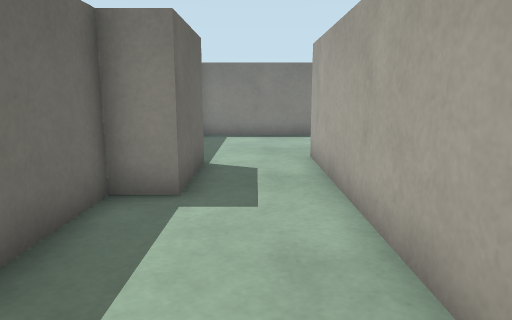
View 1 (above)

17 first-person views from a walk through a world built for the Gazebo simulator. The camera is 0.83 m above the floor, tilts 10° down and sees 70° across. The floor is counted in squares, 0.5 m on a side. Each view is taken from the middle of a square. On the plan, view 1 faces up. The plan holds only what a view shows up to about 17 squares ahead; the rest is blank. The robots in the file are not drawn.

View 2
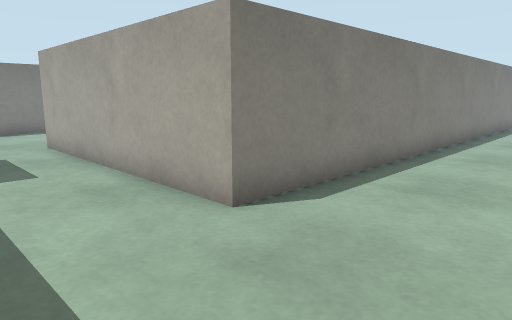

View 3
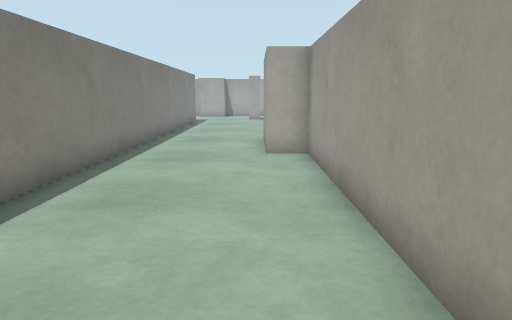

View 4
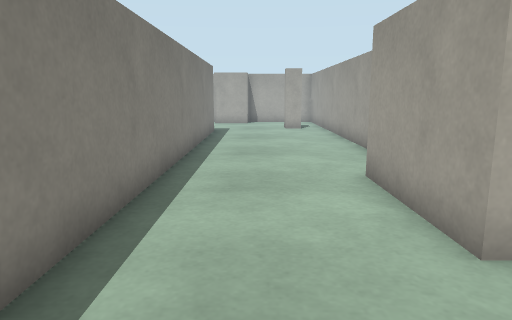

View 5
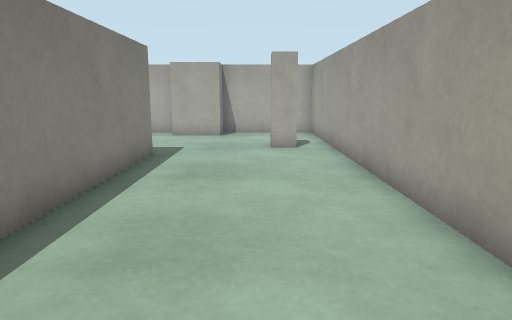

View 6
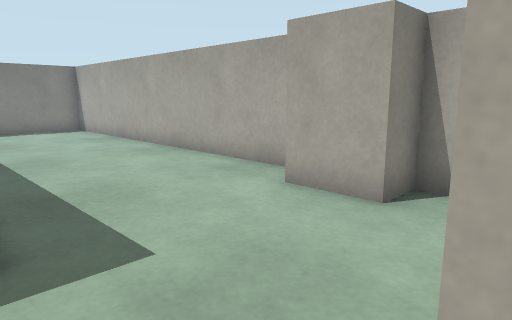

View 7
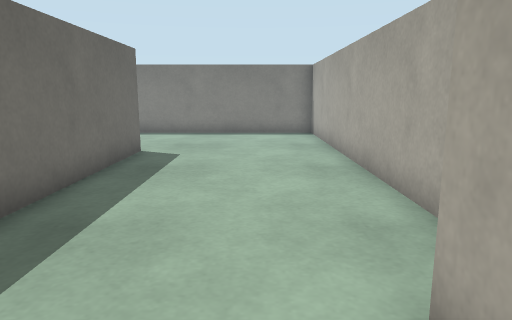

View 8
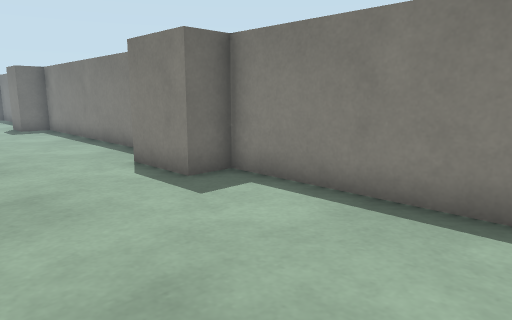

View 9
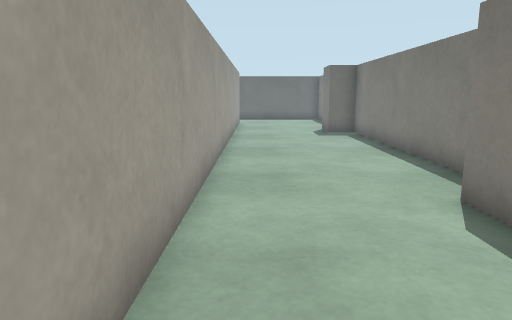

View 10
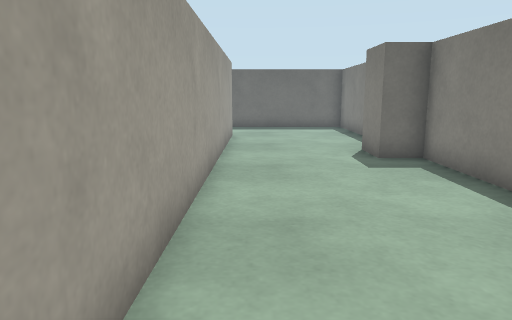

View 11
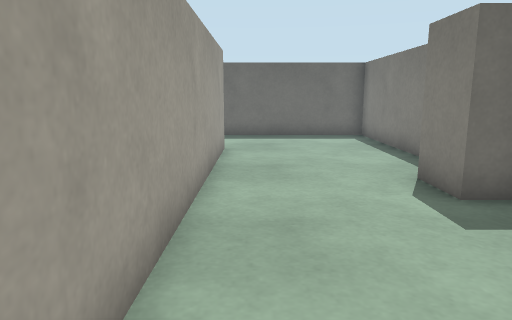

View 12
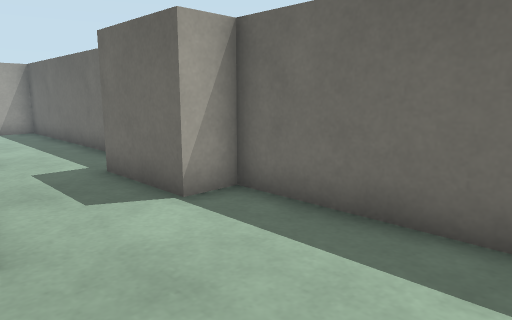

View 13
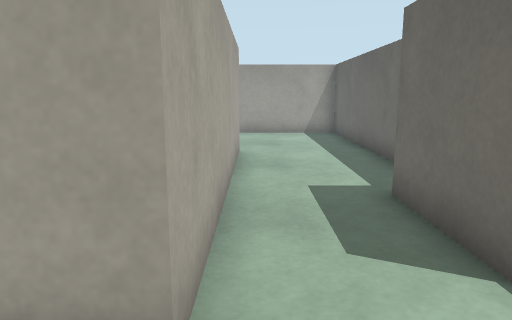

View 14
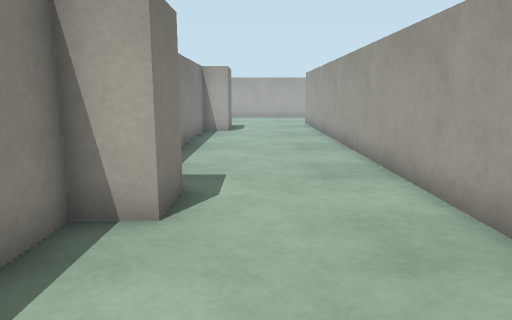

View 15
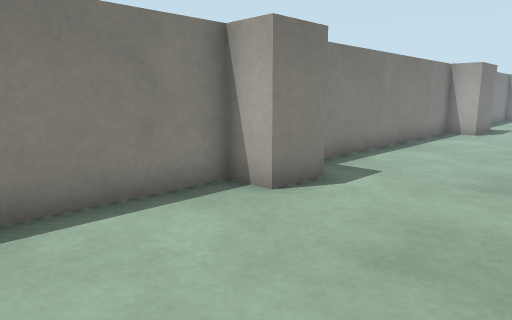

View 16
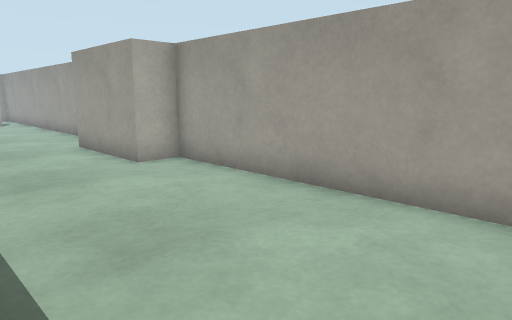

View 17
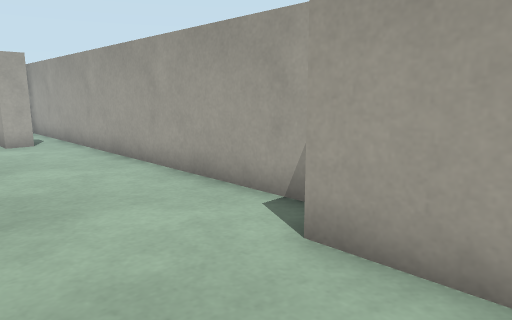

### Floor plan
Points are (right, up) in squares from view 1. A wall is a line through its corners. A room is listed if a view was taken in it or the views show most of it. See-through windows are left out.
Room 1 (views 1, 2, 3, 4, 5, 6, 7, 8, 9, 10, 11, 12, 13, 14, 15, 16, 17)
walls: (23.5, 10) (23.5, 3.8); (23.5, 1) (1.5, 1) (1.5, 10) (22.8, 10); (14.4, -4.5) (29.5, -4.5) (29.5, -0.5) (28.3, -0.5) (28.3, 1.5); (24.7, -3.4) (24.7, -2.5) (25.5, -2.5); (29.5, 1.8) (29.5, 15.5) (20.7, 15.5) (20.7, 14.3) (18.3, 14.3) (18.3, 15.5) (7.3, 15.5) (7.3, 14.3) (5.7, 14.3) (5.7, 15.5) (-2.5, 15.5) (-2.5, 9) (-1.3, 9) (-1.3, 6) (-2.5, 6) (-2.5, -4.5) (9.5, -4.5) (9.5, -3.3) (13.5, -3.3)

Positions as (right, up) in squares from view 1, and headings:
1: (0, 0), facing up
2: (-2, -3), facing up-right
3: (-1, -3), facing right
4: (6, -1), facing right
5: (13, -2), facing right
6: (23, -3), facing up-right
7: (27, -1), facing up
8: (27, 10), facing up-left
9: (24, 11), facing left
10: (17, 11), facing left
11: (13, 11), facing left
12: (2, 14), facing down-left
13: (1, 12), facing down
14: (1, 13), facing right
15: (1, 10), facing up-right
16: (1, 1), facing down-right
17: (11, 0), facing down-right
